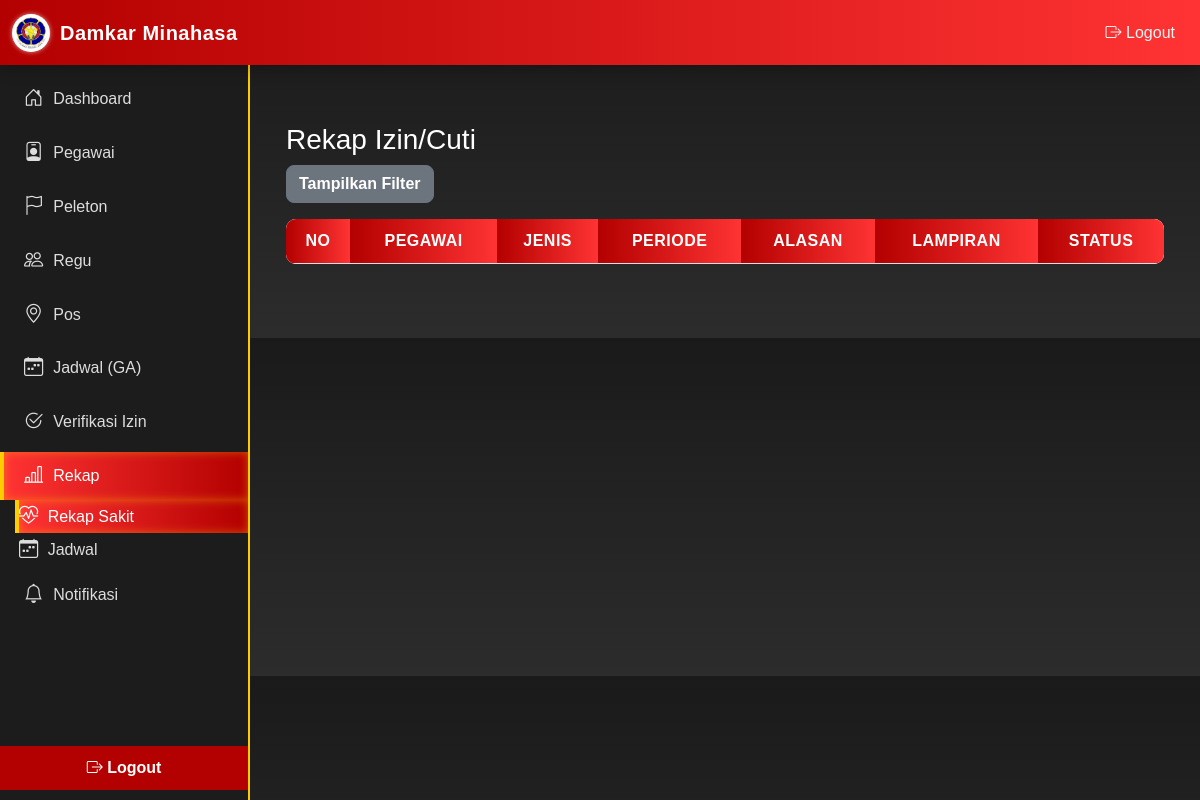
The page /admin/rekap_sakit.php?pegawai=Friska Regina Maralantang (signed in) on the database as committed earlier.
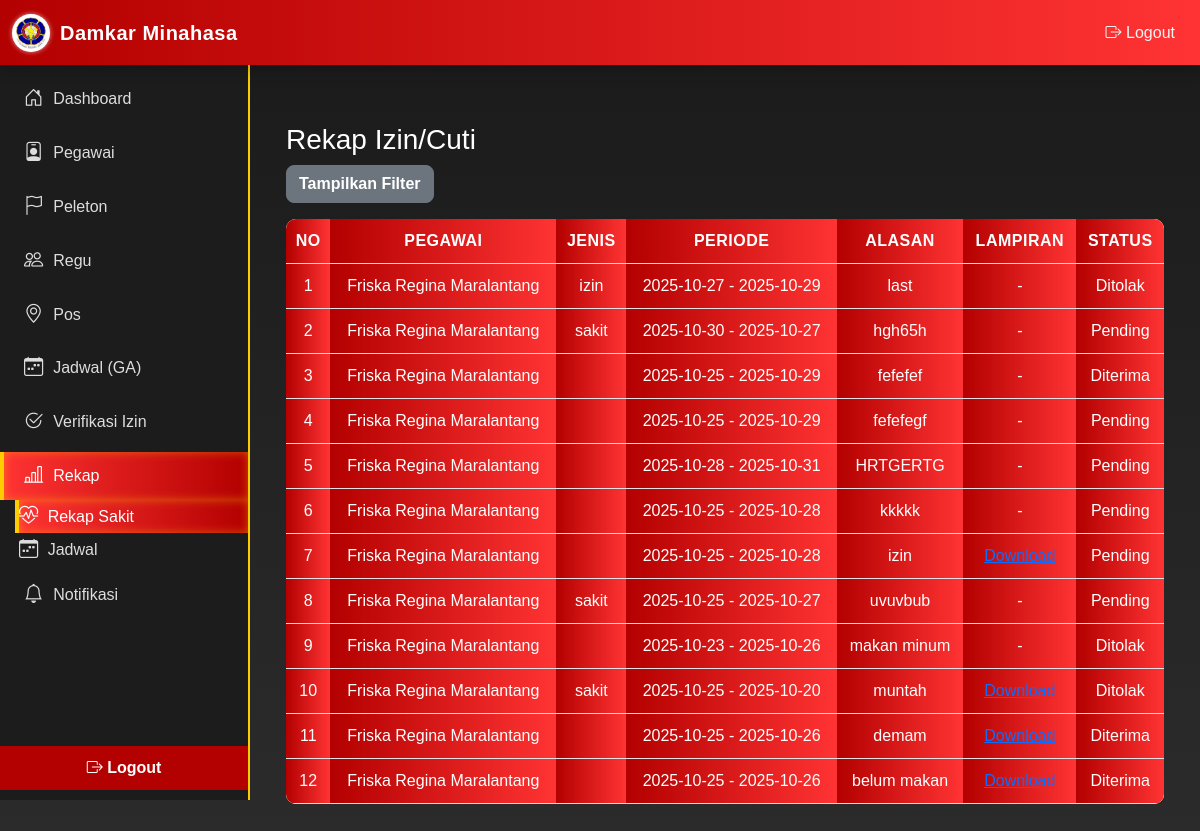
The same page on the database as committed later.
### tables this page shows
CREATE TABLE `izin` (
  `id` int(11) NOT NULL,
  `pegawai_id` int(11) DEFAULT NULL,
  `jenis` enum('izin','sakit') DEFAULT NULL,
  `tanggal_mulai` date DEFAULT NULL,
  `tanggal_selesai` date DEFAULT NULL,
  `alasan` text DEFAULT NULL,
  `lampiran` varchar(255) DEFAULT NULL,
  `status` enum('pending','diterima','ditolak') DEFAULT 'pending',
  `created_at` timestamp NOT NULL DEFAULT current_timestamp()
);

CREATE TABLE `pegawai` (
  `id` int(11) NOT NULL,
  `username` varchar(50) DEFAULT NULL,
  `password_hash` varchar(255) DEFAULT NULL,
  `nama` varchar(150) DEFAULT NULL,
  `jenis_kelamin` enum('Laki-laki','Perempuan') DEFAULT NULL,
  `nip` varchar(50) DEFAULT NULL,
  `pangkat` varchar(50) DEFAULT NULL,
  `no_hp` varchar(20) DEFAULT NULL,
  `telegram_id` varchar(50) DEFAULT NULL,
  `golongan` varchar(50) DEFAULT NULL,
  `ruang` varchar(50) DEFAULT NULL,
  `jabatan` varchar(100) DEFAULT NULL,
  `tugas` text DEFAULT NULL,
  `role` enum('admin','petugas') DEFAULT 'petugas',
  `created_at` timestamp NOT NULL DEFAULT current_timestamp()
);

### admin/rekap_sakit.php (the view, shortened to what this page needs)
<?php
require '../config/db.php';
$filter_pegawai = $_GET['pegawai'] ?? '';
$sql = "SELECT i.*, p.nama FROM izin i LEFT JOIN pegawai p ON i.pegawai_id=p.id WHERE 1=1";
$params = [];
if ($filter_pegawai) {
  $sql .= " AND p.nama LIKE ?";
  $params[] = "%$filter_pegawai%";
}
$sql .= " ORDER BY i.created_at DESC";
$stmt = $pdo->prepare($sql);
$stmt->execute($params);
$rows = $stmt->fetchAll(PDO::FETCH_ASSOC);
include 'header.php';
include 'sidebar.php';
?>
<!doctype html>
<html lang="id">
<head>
  <link href="https://cdn.jsdelivr.net/npm/bootstrap@5.3.0/dist/css/bootstrap.min.css" rel="stylesheet">
  <link rel="stylesheet" href="../assets/css/admin/rekap.css">
</head>
<body>
  <div class="container py-4">
    <h3>Rekap Izin/Cuti</h3>
    <button id="toggleFilter" class="btn btn-secondary mb-3">Tampilkan Filter</button>
    <table class="table table-sm table-hover">
      <thead>
        <tr>
          <th>No</th>
          <th>Pegawai</th>
          <th>Jenis</th>
          <th>Periode</th>
          <th>Alasan</th>
          <th>Lampiran</th>
          <th>Status</th>
        </tr>
      </thead>
      <tbody>
        <?php $no = 1;
        foreach ($rows as $r): ?>
          <tr>
            <td><?= $no++ ?></td>
            <td><?= htmlspecialchars($r['nama']) ?></td>
            <td><?= htmlspecialchars($r['jenis']) ?></td>
            <td><?= $r['tanggal_mulai'] ?> - <?= $r['tanggal_selesai'] ?></td>
            <td><?= htmlspecialchars($r['alasan']) ?></td>
            <td>
              <?php if (!empty($r['lampiran'])): ?>
                <a href="../<?= $r['lampiran'] ?>" download="<?= basename($r['lampiran']) ?>">Download</a>
              <?php else: ?>
                -
              <?php endif; ?>
            </td>
            <td><?= ucfirst($r['status']) ?></td>
          </tr>
        <?php endforeach; ?>
      </tbody>
    </table>
  </div>
</body>
</html>

### admin/header.php (shortened to what this page needs)
<!DOCTYPE html>
<html lang="id">
<head>
    <link href="https://cdn.jsdelivr.net/npm/bootstrap@5.3.2/dist/css/bootstrap.min.css" rel="stylesheet">
    <link href="https://cdn.jsdelivr.net/npm/bootstrap-icons@1.11.3/font/bootstrap-icons.css" rel="stylesheet">
    <link rel="stylesheet" href="../assets/css/admin/header.css">
    <link rel="stylesheet" href="../assets/css/admin/sidebar.css">
    <link rel="stylesheet" href="../assets/css/admin/footer.css">
</head>
<body>
    <nav class="navbar navbar-expand-lg navbar-dark fixed-top">
        <div class="container-fluid">
            <a class="navbar-brand" href="dashboard.php">
                <img src="../assets/img/logo.png" alt="Logo Damkar">
                Damkar Minahasa
            </a>
            <div class="collapse navbar-collapse" id="navbarNav">
                <ul class="navbar-nav ms-auto">
                    <li class="nav-item">
                        <a class="nav-link logout-link" href="../logout.php">
                            <i class="bi bi-box-arrow-right"></i> Logout
                        </a>
                    </li>
                </ul>
            </div>
        </div>
    </nav>

### admin/sidebar.php (shortened to what this page needs)
<link rel="stylesheet" href="../assets/css/sidebar.css">
<nav id="sidebar" class="sidebar">
    <ul class="sidebar-menu">
        <li><a href="dashboard.php" class="<?= basename($_SERVER['PHP_SELF']) == 'dashboard.php' ? 'active' : '' ?>"><i class="bi bi-house-door"></i> Dashboard</a></li>
        <li><a href="pegawai.php" class="<?= basename($_SERVER['PHP_SELF']) == 'pegawai.php' ? 'active' : '' ?>"><i class="bi bi-person-badge"></i> Pegawai</a></li>
        <li><a href="peleton.php" class="<?= basename($_SERVER['PHP_SELF']) == 'peleton.php' ? 'active' : '' ?>"><i class="bi bi-flag"></i> Peleton</a></li>
        <li><a href="regu.php" class="<?= basename($_SERVER['PHP_SELF']) == 'regu.php' ? 'active' : '' ?>"><i class="bi bi-people"></i> Regu</a></li>
        <li><a href="pos.php" class="<?= basename($_SERVER['PHP_SELF']) == 'pos.php' ? 'active' : '' ?>"><i class="bi bi-geo-alt"></i> Pos</a></li>
        <li><a href="jadwal.php" class="<?= basename($_SERVER['PHP_SELF']) == 'jadwal.php' ? 'active' : '' ?>"><i class="bi bi-calendar-week"></i> Jadwal (GA)</a></li>
        <li><a href="verifikasi.php" class="<?= basename($_SERVER['PHP_SELF']) == 'verifikasi.php' ? 'active' : '' ?>"><i class="bi bi-check2-circle"></i> Verifikasi Izin</a></li>
        <li><a href="laporan.php" class="<?= basename($_SERVER['PHP_SELF']) == 'laporan.php' ? 'active' : '' ?>"><i class="bi bi-bar-chart-line"></i> Rekap</a></li>
        <li><a href="notification_settings.php" class="<?= basename($_SERVER['PHP_SELF']) == 'notification_settings.php' ? 'active' : '' ?>"><i class="bi bi-bell"></i> Notifikasi</a></li>
    </ul>
    <div class="sidebar-footer">
        <a href="../logout.php" class="logout-btn">
            <i class="bi bi-box-arrow-right"></i> Logout
        </a>
    </div>
</nav>
<main class="main-content p-4">

### assets/css/admin/header.css (style rules this page uses)
.navbar { background: linear-gradient(90deg, #b30000, #ff3333); color: #fff; box-shadow: 0 4px 15px rgba(0, 0, 0, 0.25); height: 65px; position: fixed; top: 0; left: 0; right: 0; z-index: 1100; transition: all 0.3s ease; }
.navbar-brand { font-weight: 800; letter-spacing: 0.5px; color: #fff !important; display: flex; align-items: center; gap: 10px; }
.navbar-brand img { height: 38px; width: 38px; border-radius: 50%; background-color: #fff; padding: 3px; box-shadow: 0 0 5px rgba(255, 255, 255, 0.6); }
.navbar-nav .nav-link { color: #f5f5f5 !important; font-weight: 500; margin: 0 5px; border-radius: 6px; transition: 0.3s; }
.logout-link { background: rgba(255, 255, 255, 0.15); border-radius: 6px; padding: 6px 12px; font-weight: 600; }

### assets/css/admin/sidebar.css (style rules this page uses)
.sidebar { position: fixed; top: 65px; left: 0; height: calc(100vh - 65px); width: 250px; background: #1c1c1c; color: #fff; overflow-y: auto; transition: transform 0.3s ease; z-index: 1000; border-right: 2px solid #ffcc00; }
.sidebar-menu { list-style: none; padding: 0; margin: 10px 0; }
.sidebar-menu li { margin-bottom: 5px; }
.sidebar-menu li a { display: flex; align-items: center; padding: 10px 20px; color: #ddd; text-decoration: none; font-weight: 500; border-left: 4px solid transparent; transition: all 0.3s ease; }
.sidebar-menu li a i { margin-right: 10px; font-size: 1.2rem; }
.sidebar-menu li a:hover, .sidebar-menu li a.active { background: linear-gradient(90deg, #ff3333, #b30000); color: #fff; border-left: 4px solid #ffcc00; box-shadow: inset 0 0 10px rgba(255, 204, 0, 0.4); }
.sidebar-footer { position: absolute; bottom: 10px; left: 0; width: 100%; text-align: center; }
.logout-btn { display: block; padding: 10px; background: #b30000; color: #fff; font-weight: 600; text-decoration: none; transition: all 0.3s ease; }
.main-content { margin-left: 250px; margin-top: 65px; transition: all 0.3s ease; }

### assets/css/admin/rekap.css (style rules this page uses)
body { font-family: "Poppins", sans-serif; background: linear-gradient(180deg, #1a1a1a 0%, #2c2c2c 100%); color: #ffffff; margin: 0; padding: 10px 0 10px; }
form button, .btn { border-radius: 8px; font-weight: 600; transition: 0.3s; }
.table { border-radius: 10px; overflow: hidden; background: #fff; }
.table thead { background: #b30000; color: #fff; text-transform: uppercase; letter-spacing: 0.5px; }
.table th, .table td { vertical-align: middle; text-align: center; padding: 10px 8px; color: #ffffff; }
th, td { background: linear-gradient(90deg, #b30000, #ff3333); color: #fff; }
.table-responsive th, td, tr { background: linear-gradient(90deg, #b30000, #ff3333); color: #fff; }

Rows that differ between the two databases and show on the page:
added izin: pegawai.nama "Friska Regina Maralantang", jenis "izin", tanggal_mulai "2025-10-27", tanggal_selesai "2025-10-29", alasan "last", status "Ditolak"
added izin: pegawai.nama "Friska Regina Maralantang", jenis "sakit", tanggal_mulai "2025-10-30", tanggal_selesai "2025-10-27", alasan "hgh65h", status "Pending"
added izin: pegawai.nama "Friska Regina Maralantang", tanggal_mulai "2025-10-25", tanggal_selesai "2025-10-29", alasan "fefefef", status "Diterima"
added izin: pegawai.nama "Friska Regina Maralantang", tanggal_mulai "2025-10-25", tanggal_selesai "2025-10-29", alasan "fefefegf", status "Pending"
added izin: pegawai.nama "Friska Regina Maralantang", tanggal_mulai "2025-10-28", tanggal_selesai "2025-10-31", alasan "HRTGERTG", status "Pending"
added izin: pegawai.nama "Friska Regina Maralantang", tanggal_mulai "2025-10-25", tanggal_selesai "2025-10-28", alasan "kkkkk", status "Pending"
added izin: pegawai.nama "Friska Regina Maralantang", tanggal_mulai "2025-10-25", tanggal_selesai "2025-10-28", alasan "izin", status "Pending"
added izin: pegawai.nama "Friska Regina Maralantang", jenis "sakit", tanggal_mulai "2025-10-25", tanggal_selesai "2025-10-27", alasan "uvuvbub", status "Pending"
added izin: pegawai.nama "Friska Regina Maralantang", tanggal_mulai "2025-10-23", tanggal_selesai "2025-10-26", alasan "makan minum", status "Ditolak"
added izin: pegawai.nama "Friska Regina Maralantang", jenis "sakit", tanggal_mulai "2025-10-25", tanggal_selesai "2025-10-20", alasan "muntah", status "Ditolak"
added izin: pegawai.nama "Friska Regina Maralantang", tanggal_mulai "2025-10-25", tanggal_selesai "2025-10-26", alasan "demam", status "Diterima"
added izin: pegawai.nama "Friska Regina Maralantang", tanggal_mulai "2025-10-25", tanggal_selesai "2025-10-26", alasan "belum makan", status "Diterima"
